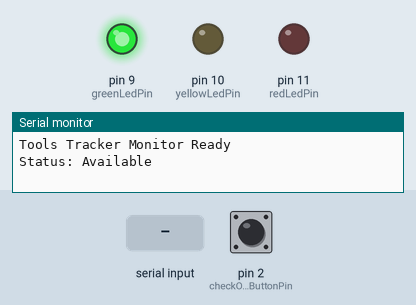
The sketch below on a simulated Arduino Uno, built with avr-gcc and run on an emulated ATmega328P. Shown: output pins drawn as LEDs (lit = HIGH), the last lines printed to the serial monitor. Inputs (shaded band) come from the test bench; at power-on: pin 2 (checkOutButtonPin) HIGH.

Above: at 1.2 s.
1.3 s: "Checked Out\n" received over Serial
At 2.2 s:
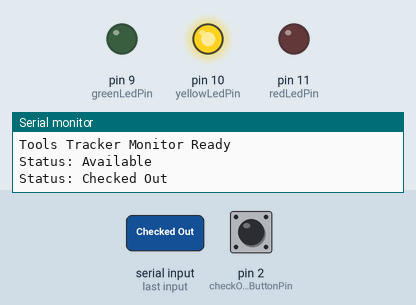
2.8 s: "Maintenance\n" received over Serial
At 3.3 s:
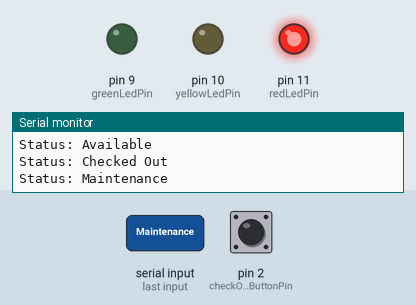
4.3 s: "1\n" received over Serial
At 5.3 s:
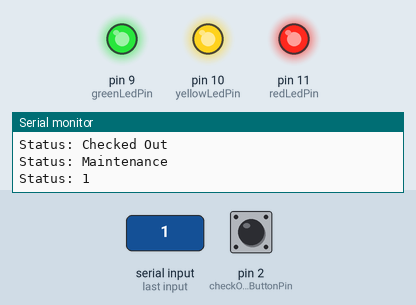
5.8 s: pin 2 (checkOutButtonPin) pulled LOW for 1 s
At 7.1 s:
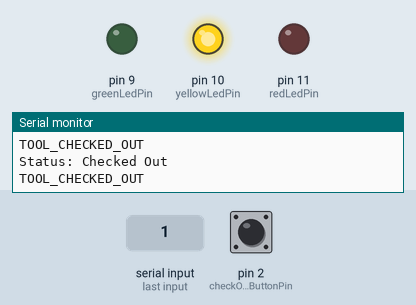
8.3 s: "Available\n" received over Serial
At 8.6 s:
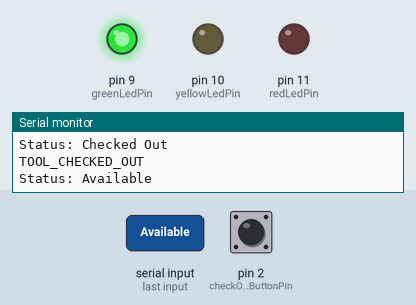
9.8 s: "0\n" received over Serial
At 10.7 s:
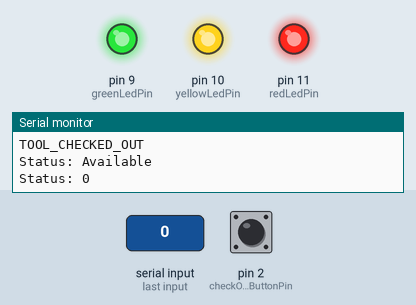
Timing chart, 0 to 12.3 s (numbered marks = the images above; inputs shaded):
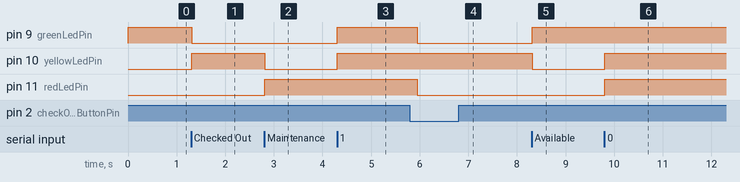

The sketch:

tools-tracker-monitor.ino
```cpp
const int greenLedPin = 9;
const int yellowLedPin = 10;
const int redLedPin = 11;
const int checkOutButtonPin = 2;

void setup() {
  pinMode(greenLedPin, OUTPUT);
  pinMode(yellowLedPin, OUTPUT);
  pinMode(redLedPin, OUTPUT);
  pinMode(checkOutButtonPin, INPUT_PULLUP);

  Serial.begin(9600);
  Serial.println("Tools Tracker Monitor Ready");
  setToolStatus("Available");
}

void loop() {
  if (Serial.available() > 0) {
    String command = Serial.readStringUntil('\n');
    command.trim();

    if (command.length() > 0) {
      setToolStatus(command);
    }
  }

  if (digitalRead(checkOutButtonPin) == LOW) {
    delay(150);
    if (digitalRead(checkOutButtonPin) == LOW) {
      setToolStatus("Checked Out");
      Serial.println("TOOL_CHECKED_OUT");
      delay(500);
    }
  }
}

void setToolStatus(String status) {
  digitalWrite(greenLedPin, LOW);
  digitalWrite(yellowLedPin, LOW);
  digitalWrite(redLedPin, LOW);

  if (status.equalsIgnoreCase("Available")) {
    digitalWrite(greenLedPin, HIGH);
  } else if (status.equalsIgnoreCase("Checked Out")) {
    digitalWrite(yellowLedPin, HIGH);
  } else if (status.equalsIgnoreCase("Maintenance")) {
    digitalWrite(redLedPin, HIGH);
  } else {
    digitalWrite(greenLedPin, HIGH);
    digitalWrite(yellowLedPin, HIGH);
    digitalWrite(redLedPin, HIGH);
  }

  Serial.print("Status: ");
  Serial.println(status);
}
```

Measured:
- after the input at 1.3 s, pin 9 (greenLedPin): HIGH → LOW at once; pin 10 (yellowLedPin): LOW → HIGH at once
- after the input at 2.8 s, pin 10 (yellowLedPin): HIGH → LOW at once; pin 11 (redLedPin): LOW → HIGH at once
- after the input at 4.3 s, pin 9 (greenLedPin), pin 10 (yellowLedPin): LOW → HIGH at once
- after the input at 5.8 s, pin 9 (greenLedPin), pin 11 (redLedPin): HIGH → LOW after 0.15 s
- after the input at 8.3 s, pin 9 (greenLedPin): LOW → HIGH at once; pin 10 (yellowLedPin): HIGH → LOW at once
- after the input at 9.8 s, pin 10 (yellowLedPin), pin 11 (redLedPin): LOW → HIGH at once
